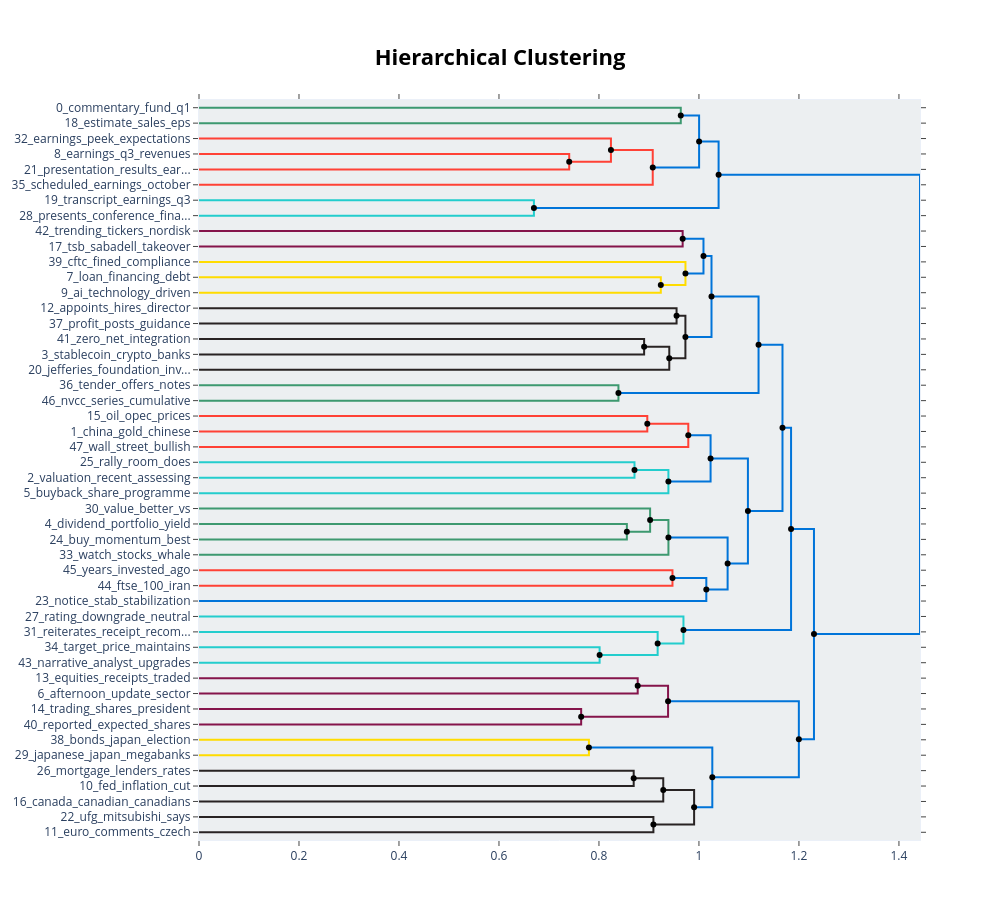

Here is the notebook cell this chart was saved with:
### Code cell
hierarchical_topics = topic_model.hierarchical_topics(train_docs)
fig = topic_model.visualize_hierarchy(hierarchical_topics=hierarchical_topics)
fig.show()

print("💡 This shows the hierarchical structure of topics")

### Figure 1 — Plotly figure (JSON) as saved in the notebook; plotly's stock layout.template omitted (floating-point values rounded to 4 significant figures)
{"data": [{"hoverinfo": "text", "marker": {"color": "rgb(61,153,112)"}, "mode": "lines", "text": ["commentary_fund_q1_international_2025", "", "", "estimate_sales_eps_beats_adj"], "type": "scatter", "x": [0.0, 0.9636, 0.9636, 0.0], "xaxis": "x", "y": [-5.0, -5.0, -15.0, -15.0], "yaxis": "y"}, {"hoverinfo": "text", "marker": {"color": "rgb(255,65,54)"}, "mode": "lines", "text": ["earnings_q3_revenues_q2_rise", "", "", "presentation_results_earnings_q3_q2"], "type": "scatter", "x": [0.0, 0.7405, 0.7405, 0.0], "xaxis": "x", "y": [-35.0, -35.0, -45.0, -45.0], "yaxis": "y"}, {"hoverinfo": "text", "marker": {"color": "rgb(255,65,54)"}, "mode": "lines", "text": ["earnings_peek_expectations_preview_quarter", "", "", "earnings_q3_presentation_q2_results"], "type": "scatter", "x": [0.0, 0.824, 0.824, 0.7405], "xaxis": "x", "y": [-25.0, -25.0, -40.0, -40.0], "yaxis": "y"}, {"hoverinfo": "text", "marker": {"color": "rgb(255,65,54)"}, "mode": "lines", "text": ["earnings_q3_presentation_q2_results", "", "", "scheduled_earnings_october_29_2025"], "type": "scatter", "x": [0.824, 0.9076, 0.9076, 0.0], "xaxis": "x", "y": [-32.5, -32.5, -55.0, -55.0], "yaxis": "y"}, {"hoverinfo": "text", "marker": {"color": "rgb(0,116,217)"}, "mode": "lines", "text": ["commentary_fund_estimate_q1_q2", "", "", "earnings_scheduled_q3_presentation_q2"], "type": "scatter", "x": [0.9636, 1.0, 1.0, 0.9076], "xaxis": "x", "y": [-10.0, -10.0, -43.75, -43.75], "yaxis": "y"}, {"hoverinfo": "text", "marker": {"color": "rgb(35,205,205)"}, "mode": "lines", "text": ["transcript_earnings_q3_2025_plc", "", "", "presents_conference_financials_transcript_annual"], "type": "scatter", "x": [0.0, 0.6699, 0.6699, 0.0], "xaxis": "x", "y": [-65.0, -65.0, -75.0, -75.0], "yaxis": "y"}, {"hoverinfo": "text", "marker": {"color": "rgb(0,116,217)"}, "mode": "lines", "text": ["commentary_fund_q2_earnings_2025", "", "", "transcript_presents_conference_financials_annual"], "type": "scatter", "x": [1.0, 1.039, 1.039, 0.6699], "xaxis": "x", "y": [-26.88, -26.88, -70.0, -70.0], "yaxis": "y"}, {"hoverinfo": "text", "marker": {"color": "rgb(133,20,75)"}, "mode": "lines", "text": ["trending_tickers_nordisk_novo_snowflake", "", "", "tsb_sabadell_takeover_bbva_spain"], "type": "scatter", "x": [0.0, 0.9674, 0.9674, 0.0], "xaxis": "x", "y": [-85.0, -85.0, -95.0, -95.0], "yaxis": "y"}, {"hoverinfo": "text", "marker": {"color": "rgb(255,220,0)"}, "mode": "lines", "text": ["loan_financing_debt_billion_bloomberg", "", "", "ai_technology_driven_innovation_joins"], "type": "scatter", "x": [0.0, 0.9237, 0.9237, 0.0], "xaxis": "x", "y": [-115.0, -115.0, -125.0, -125.0], "yaxis": "y"}, {"hoverinfo": "text", "marker": {"color": "rgb(255,220,0)"}, "mode": "lines", "text": ["cftc_fined_compliance_1mdb_lawsuit", "", "", "ai_loan_financing_billion_debt"], "type": "scatter", "x": [0.0, 0.973, 0.973, 0.9237], "xaxis": "x", "y": [-105.0, -105.0, -120.0, -120.0], "yaxis": "y"}, {"hoverinfo": "text", "marker": {"color": "rgb(0,116,217)"}, "mode": "lines", "text": ["tsb_trending_tickers_sabadell_takeover", "", "", "ai_loan_billion_million_financing"], "type": "scatter", "x": [0.9674, 1.009, 1.009, 0.973], "xaxis": "x", "y": [-90.0, -90.0, -112.5, -112.5], "yaxis": "y"}, {"hoverinfo": "text", "marker": {"color": "rgb(40,35,35)"}, "mode": "lines", "text": ["appoints_hires_director_senior_executive", "", "", "profit_posts_guidance_profitability_faces"], "type": "scatter", "x": [0.0, 0.9552, 0.9552, 0.0], "xaxis": "x", "y": [-135.0, -135.0, -145.0, -145.0], "yaxis": "y"}, {"hoverinfo": "text", "marker": {"color": "rgb(40,35,35)"}, "mode": "lines", "text": ["zero_net_integration_suisse_banking", "", "", "stablecoin_crypto_banks_banco_major"], "type": "scatter", "x": [0.0, 0.8903, 0.8903, 0.0], "xaxis": "x", "y": [-155.0, -155.0, -165.0, -165.0], "yaxis": "y"}, {"hoverinfo": "text", "marker": {"color": "rgb(40,35,35)"}, "mode": "lines", "text": ["stablecoin_crypto_banco_banks_banking", "", "", "jefferies_foundation_investment_team_push"], "type": "scatter", "x": [0.8903, 0.9406, 0.9406, 0.0], "xaxis": "x", "y": [-160.0, -160.0, -175.0, -175.0], "yaxis": "y"}, {"hoverinfo": "text", "marker": {"color": "rgb(40,35,35)"}, "mode": "lines", "text": ["appoints_hires_profit_director_executive", "", "", "stablecoin_crypto_banking_banco_banks"], "type": "scatter", "x": [0.9552, 0.9729, 0.9729, 0.9406], "xaxis": "x", "y": [-140.0, -140.0, -167.5, -167.5], "yaxis": "y"}, {"hoverinfo": "text", "marker": {"color": "rgb(0,116,217)"}, "mode": "lines", "text": ["ai_tsb_trending_tickers_billion", "", "", "stablecoin_crypto_banking_appoints_banco"], "type": "scatter", "x": [1.009, 1.025, 1.025, 0.9729], "xaxis": "x", "y": [-101.2, -101.2, -153.8, -153.8], "yaxis": "y"}, {"hoverinfo": "text", "marker": {"color": "rgb(61,153,112)"}, "mode": "lines", "text": ["tender_offers_notes_cash_announces", "", "", "nvcc_series_cumulative_preferred_reset"], "type": "scatter", "x": [0.0, 0.839, 0.839, 0.0], "xaxis": "x", "y": [-185.0, -185.0, -195.0, -195.0], "yaxis": "y"}, {"hoverinfo": "text", "marker": {"color": "rgb(0,116,217)"}, "mode": "lines", "text": ["ai_stablecoin_tsb_banking_bank", "", "", "nvcc_series_announces_notes_tender"], "type": "scatter", "x": [1.025, 1.119, 1.119, 0.839], "xaxis": "x", "y": [-127.5, -127.5, -190.0, -190.0], "yaxis": "y"}, {"hoverinfo": "text", "marker": {"color": "rgb(255,65,54)"}, "mode": "lines", "text": ["oil_opec_prices_russian_supply", "", "", "china_gold_chinese_stimulus_tariffs"], "type": "scatter", "x": [0.0, 0.8967, 0.8967, 0.0], "xaxis": "x", "y": [-205.0, -205.0, -215.0, -215.0], "yaxis": "y"}, {"hoverinfo": "text", "marker": {"color": "rgb(255,65,54)"}, "mode": "lines", "text": ["china_oil_gold_chinese_trade", "", "", "wall_street_bullish_bearish_amps"], "type": "scatter", "x": [0.8967, 0.9787, 0.9787, 0.0], "xaxis": "x", "y": [-210.0, -210.0, -225.0, -225.0], "yaxis": "y"}, {"hoverinfo": "text", "marker": {"color": "rgb(35,205,205)"}, "mode": "lines", "text": ["rally_room_does_signal_32", "", "", "valuation_recent_assessing_share_dbk"], "type": "scatter", "x": [0.0, 0.8711, 0.8711, 0.0], "xaxis": "x", "y": [-235.0, -235.0, -245.0, -245.0], "yaxis": "y"}, {"hoverinfo": "text", "marker": {"color": "rgb(35,205,205)"}, "mode": "lines", "text": ["valuation_recent_rally_share_assessing", "", "", "buyback_share_programme_voting_rights"], "type": "scatter", "x": [0.8711, 0.9389, 0.9389, 0.0], "xaxis": "x", "y": [-240.0, -240.0, -255.0, -255.0], "yaxis": "y"}, {"hoverinfo": "text", "marker": {"color": "rgb(0,116,217)"}, "mode": "lines", "text": ["china_oil_gold_chinese_trade", "", "", "share_valuation_buyback_recent_rally"], "type": "scatter", "x": [0.9787, 1.023, 1.023, 0.9389], "xaxis": "x", "y": [-217.5, -217.5, -247.5, -247.5], "yaxis": "y"}, {"hoverinfo": "text", "marker": {"color": "rgb(61,153,112)"}, "mode": "lines", "text": ["dividend_portfolio_yield_10_stocks", "", "", "buy_momentum_best_oct_stocks"], "type": "scatter", "x": [0.0, 0.8558, 0.8558, 0.0], "xaxis": "x", "y": [-275.0, -275.0, -285.0, -285.0], "yaxis": "y"}, {"hoverinfo": "text", "marker": {"color": "rgb(61,153,112)"}, "mode": "lines", "text": ["value_better_vs_stock_right", "", "", "dividend_stocks_portfolio_buy_yield"], "type": "scatter", "x": [0.0, 0.9023, 0.9023, 0.8558], "xaxis": "x", "y": [-265.0, -265.0, -280.0, -280.0], "yaxis": "y"}, {"hoverinfo": "text", "marker": {"color": "rgb(61,153,112)"}, "mode": "lines", "text": ["dividend_value_stocks_stock_buy", "", "", "watch_stocks_whale_unpopular_apple"], "type": "scatter", "x": [0.9023, 0.9389, 0.9389, 0.0], "xaxis": "x", "y": [-272.5, -272.5, -295.0, -295.0], "yaxis": "y"}, {"hoverinfo": "text", "marker": {"color": "rgb(255,65,54)"}, "mode": "lines", "text": ["years_invested_ago_today_worth", "", "", "ftse_100_iran_live_nerves"], "type": "scatter", "x": [0.0, 0.947, 0.947, 0.0], "xaxis": "x", "y": [-305.0, -305.0, -315.0, -315.0], "yaxis": "y"}, {"hoverinfo": "text", "marker": {"color": "rgb(0,116,217)"}, "mode": "lines", "text": ["ftse_years_invested_100_ago", "", "", "notice_stab_stabilization_primary_pre"], "type": "scatter", "x": [0.947, 1.015, 1.015, 0.0], "xaxis": "x", "y": [-310.0, -310.0, -325.0, -325.0], "yaxis": "y"}, {"hoverinfo": "text", "marker": {"color": "rgb(0,116,217)"}, "mode": "lines", "text": ["dividend_stocks_value_stock_buy", "", "", "notice_stab_stabilization_primary_ftse"], "type": "scatter", "x": [0.9389, 1.057, 1.057, 1.015], "xaxis": "x", "y": [-283.8, -283.8, -317.5, -317.5], "yaxis": "y"}, {"hoverinfo": "text", "marker": {"color": "rgb(0,116,217)"}, "mode": "lines", "text": ["share_china_valuation_oil_buyback", "", "", "dividend_stocks_stab_notice_value"], "type": "scatter", "x": [1.023, 1.098, 1.098, 1.057], "xaxis": "x", "y": [-232.5, -232.5, -300.6, -300.6], "yaxis": "y"}, {"hoverinfo": "text", "marker": {"color": "rgb(0,116,217)"}, "mode": "lines", "text": ["ai_stablecoin_announces_tsb_bank", "", "", "dividend_stock_stocks_share_china"], "type": "scatter", "x": [1.119, 1.167, 1.167, 1.098], "xaxis": "x", "y": [-158.8, -158.8, -266.6, -266.6], "yaxis": "y"}, {"hoverinfo": "text", "marker": {"color": "rgb(35,205,205)"}, "mode": "lines", "text": ["target_price_maintains_raises_decreased", "", "", "narrative_analyst_upgrades_evolving_target"], "type": "scatter", "x": [0.0, 0.8013, 0.8013, 0.0], "xaxis": "x", "y": [-355.0, -355.0, -365.0, -365.0], "yaxis": "y"}, {"hoverinfo": "text", "marker": {"color": "rgb(35,205,205)"}, "mode": "lines", "text": ["reiterates_receipt_recommendation_plc_depositary", "", "", "target_price_narrative_analyst_upgrades"], "type": "scatter", "x": [0.0, 0.9174, 0.9174, 0.8013], "xaxis": "x", "y": [-345.0, -345.0, -360.0, -360.0], "yaxis": "y"}, {"hoverinfo": "text", "marker": {"color": "rgb(35,205,205)"}, "mode": "lines", "text": ["rating_downgrade_neutral_downgraded_valuation", "", "", "target_receipt_price_upgrades_reiterates"], "type": "scatter", "x": [0.0, 0.969, 0.969, 0.9174], "xaxis": "x", "y": [-335.0, -335.0, -352.5, -352.5], "yaxis": "y"}, {"hoverinfo": "text", "marker": {"color": "rgb(0,116,217)"}, "mode": "lines", "text": ["dividend_stock_stocks_share_ai", "", "", "target_receipt_neutral_price_upgrades"], "type": "scatter", "x": [1.167, 1.184, 1.184, 0.969], "xaxis": "x", "y": [-212.7, -212.7, -343.8, -343.8], "yaxis": "y"}, {"hoverinfo": "text", "marker": {"color": "rgb(133,20,75)"}, "mode": "lines", "text": ["equities_receipts_traded_american_depositary", "", "", "afternoon_update_sector_financial_stocks"], "type": "scatter", "x": [0.0, 0.8775, 0.8775, 0.0], "xaxis": "x", "y": [-375.0, -375.0, -385.0, -385.0], "yaxis": "y"}, {"hoverinfo": "text", "marker": {"color": "rgb(133,20,75)"}, "mode": "lines", "text": ["trading_shares_president_overall_lower", "", "", "reported_expected_shares_trading_better"], "type": "scatter", "x": [0.0, 0.7644, 0.7644, 0.0], "xaxis": "x", "y": [-395.0, -395.0, -405.0, -405.0], "yaxis": "y"}, {"hoverinfo": "text", "marker": {"color": "rgb(133,20,75)"}, "mode": "lines", "text": ["traded_afternoon_update_equities_receipts", "", "", "shares_trading_lower_higher_reported"], "type": "scatter", "x": [0.8775, 0.9382, 0.9382, 0.7644], "xaxis": "x", "y": [-380.0, -380.0, -400.0, -400.0], "yaxis": "y"}, {"hoverinfo": "text", "marker": {"color": "rgb(255,220,0)"}, "mode": "lines", "text": ["bonds_japan_election_bond_auction", "", "", "japanese_japan_megabanks_higher_rates"], "type": "scatter", "x": [0.0, 0.7799, 0.7799, 0.0], "xaxis": "x", "y": [-415.0, -415.0, -425.0, -425.0], "yaxis": "y"}, {"hoverinfo": "text", "marker": {"color": "rgb(40,35,35)"}, "mode": "lines", "text": ["mortgage_lenders_rates_england_nationwide", "", "", "fed_inflation_cut_rate_yields"], "type": "scatter", "x": [0.0, 0.8695, 0.8695, 0.0], "xaxis": "x", "y": [-435.0, -435.0, -445.0, -445.0], "yaxis": "y"}, {"hoverinfo": "text", "marker": {"color": "rgb(40,35,35)"}, "mode": "lines", "text": ["mortgage_rates_fed_cut_lenders", "", "", "canada_canadian_canadians_dollar_august"], "type": "scatter", "x": [0.8695, 0.9286, 0.9286, 0.0], "xaxis": "x", "y": [-440.0, -440.0, -455.0, -455.0], "yaxis": "y"}, {"hoverinfo": "text", "marker": {"color": "rgb(40,35,35)"}, "mode": "lines", "text": ["ufg_mitsubishi_says_yen_zealand", "", "", "euro_comments_czech_zloty_koruna"], "type": "scatter", "x": [0.0, 0.9089, 0.9089, 0.0], "xaxis": "x", "y": [-465.0, -465.0, -475.0, -475.0], "yaxis": "y"}, {"hoverinfo": "text", "marker": {"color": "rgb(40,35,35)"}, "mode": "lines", "text": ["mortgage_rates_cut_rate_fed", "", "", "euro_ufg_mitsubishi_comments_says"], "type": "scatter", "x": [0.9286, 0.9903, 0.9903, 0.9089], "xaxis": "x", "y": [-447.5, -447.5, -470.0, -470.0], "yaxis": "y"}, {"hoverinfo": "text", "marker": {"color": "rgb(0,116,217)"}, "mode": "lines", "text": ["japan_japanese_megabanks_bonds_election", "", "", "comments_euro_ufg_mitsubishi_mortgage"], "type": "scatter", "x": [0.7799, 1.027, 1.027, 0.9903], "xaxis": "x", "y": [-420.0, -420.0, -458.8, -458.8], "yaxis": "y"}, {"hoverinfo": "text", "marker": {"color": "rgb(0,116,217)"}, "mode": "lines", "text": ["trading_traded_afternoon_update_sector", "", "", "comments_euro_ufg_mitsubishi_japan"], "type": "scatter", "x": [0.9382, 1.2, 1.2, 1.027], "xaxis": "x", "y": [-390.0, -390.0, -439.4, -439.4], "yaxis": "y"}, {"hoverinfo": "text", "marker": {"color": "rgb(0,116,217)"}, "mode": "lines", "text": ["dividend_stock_buy_stocks_price", "", "", "trading_higher_traded_comments_update"], "type": "scatter", "x": [1.184, 1.23, 1.23, 1.2], "xaxis": "x", "y": [-278.2, -278.2, -414.7, -414.7], "yaxis": "y"}, {"hoverinfo": "text", "marker": {"color": "rgb(0,116,217)"}, "mode": "lines", "text": ["earnings_2025_q2_commentary_fund", "", "", "stocks_trading_shares_stock_higher"], "type": "scatter", "x": [1.039, 1.442, 1.442, 1.23], "xaxis": "x", "y": [-48.44, -48.44, -346.4, -346.4], "yaxis": "y"}, {"hoverinfo": "text", "hovertext": ["earnings_q3_presentation_q2_results", "commentary_fund_estimate_q1_q2", "commentary_fund_q2_earnings_2025", "tsb_trending_tickers_sabadell_takeover", "stablecoin_crypto_banco_banks_banking", "appoints_hires_profit_director_executive", "ai_tsb_trending_tickers_billion", "ai_stablecoin_tsb_banking_bank", "china_oil_gold_chinese_trade", "valuation_recent_rally_share_assessing", "china_oil_gold_chinese_trade", "dividend_value_stocks_stock_buy", "ftse_years_invested_100_ago", "dividend_stocks_value_stock_buy", "share_china_valuation_oil_buyback", "ai_stablecoin_announces_tsb_bank", "dividend_stock_stocks_share_ai", "traded_afternoon_update_equities_receipts", "mortgage_rates_fed_cut_lenders", "mortgage_rates_cut_rate_fed", "japan_japanese_megabanks_bonds_election", "trading_traded_afternoon_update_sector", "dividend_stock_buy_stocks_price", "earnings_2025_q2_commentary_fund"], "marker": {"color": "black"}, "mode": "markers", "showlegend": false, "type": "scatter", "x": [0.824, 0.9636, 1.0, 0.9674, 0.8903, 0.9552, 1.009, 1.025, 0.8967, 0.8711, 0.9787, 0.9023, 0.947, 0.9389, 1.023, 1.119, 1.167, 0.8775, 0.8695, 0.9286, 0.7799, 0.9382, 1.184, 1.039], "y": [-32.5, -10, -26.88, -90, -160, -140, -101.2, -127.5, -210, -240, -217.5, -272.5, -310, -283.8, -232.5, -158.8, -212.7, -380, -440, -447.5, -420, -390, -278.2, -48.44]}, {"hoverinfo": "text", "hovertext": ["earnings_q3_presentation_q2_results", "earnings_scheduled_q3_presentation_q2", "transcript_presents_conference_financials_annual", "ai_loan_financing_billion_debt", "ai_loan_billion_million_financing", "stablecoin_crypto_banking_banco_banks", "stablecoin_crypto_banking_appoints_banco", "nvcc_series_announces_notes_tender", "share_valuation_buyback_recent_rally", "dividend_stocks_portfolio_buy_yield", "notice_stab_stabilization_primary_ftse", "dividend_stocks_stab_notice_value", "dividend_stock_stocks_share_china", "target_price_narrative_analyst_upgrades", "target_receipt_price_upgrades_reiterates", "target_receipt_neutral_price_upgrades", "shares_trading_lower_higher_reported", "euro_ufg_mitsubishi_comments_says", "comments_euro_ufg_mitsubishi_mortgage", "comments_euro_ufg_mitsubishi_japan", "trading_higher_traded_comments_update", "stocks_trading_shares_stock_higher"], "marker": {"color": "black"}, "mode": "markers", "showlegend": false, "type": "scatter", "x": [0.7405, 0.9076, 0.6699, 0.9237, 0.973, 0.9406, 0.9729, 0.839, 0.9389, 0.8558, 1.015, 1.057, 1.098, 0.8013, 0.9174, 0.969, 0.7644, 0.9089, 0.9903, 1.027, 1.2, 1.23], "y": [-40, -43.75, -70, -120, -112.5, -167.5, -153.8, -190, -247.5, -280, -317.5, -300.6, -266.6, -360, -352.5, -343.8, -400, -470, -458.8, -439.4, -414.7, -346.4]}], "layout": {"autosize": false, "height": 920, "hoverlabel": {"bgcolor": "white", "font": {"family": "Rockwell", "size": 16}}, "hovermode": "closest", "plot_bgcolor": "#ECEFF1", "showlegend": false, "title": {"font": {"color": "Black", "size": 22}, "text": "<b>Hierarchical Clustering</b>", "x": 0.5, "xanchor": "center", "yanchor": "top"}, "width": 1000, "xaxis": {"mirror": "allticks", "rangemode": "tozero", "showgrid": false, "showline": true, "showticklabels": true, "ticks": "outside", "type": "linear", "zeroline": false}, "yaxis": {"mirror": "allticks", "range": [-480, 0], "rangemode": "tozero", "showgrid": false, "showline": true, "showticklabels": true, "tickmode": "array", "ticks": "outside", "ticktext": ["0_commentary_fund_q1", "18_estimate_sales_eps", "32_earnings_peek_expectations", "8_earnings_q3_revenues", "21_presentation_results_ear...", "35_scheduled_earnings_october", "19_transcript_earnings_q3", "28_presents_conference_fina...", "42_trending_tickers_nordisk", "17_tsb_sabadell_takeover", "39_cftc_fined_compliance", "7_loan_financing_debt", "9_ai_technology_driven", "12_appoints_hires_director", "37_profit_posts_guidance", "41_zero_net_integration", "3_stablecoin_crypto_banks", "20_jefferies_foundation_inv...", "36_tender_offers_notes", "46_nvcc_series_cumulative", "15_oil_opec_prices", "1_china_gold_chinese", "47_wall_street_bullish", "25_rally_room_does", "2_valuation_recent_assessing", "5_buyback_share_programme", "30_value_better_vs", "4_dividend_portfolio_yield", "24_buy_momentum_best", "33_watch_stocks_whale", "45_years_invested_ago", "44_ftse_100_iran", "23_notice_stab_stabilization", "27_rating_downgrade_neutral", "31_reiterates_receipt_recom...", "34_target_price_maintains", "43_narrative_analyst_upgrades", "13_equities_receipts_traded", "6_afternoon_update_sector", "14_trading_shares_president", "40_reported_expected_shares", "38_bonds_japan_election", "29_japanese_japan_megabanks", "26_mortgage_lenders_rates", "10_fed_inflation_cut", "16_canada_canadian_canadians", "22_ufg_mitsubishi_says", "11_euro_comments_czech"], "tickvals": [-5, -15, -25, -35, -45, -55, -65, -75, -85, -95, -105, -115, -125, -135, -145, -155, -165, -175, -185, -195, -205, -215, -225, -235, -245, -255, -265, -275, -285, -295, -305, -315, -325, -335, -345, -355, -365, -375, -385, -395, -405, -415, -425, -435, -445, -455, -465, -475], "type": "linear", "zeroline": false}}}
